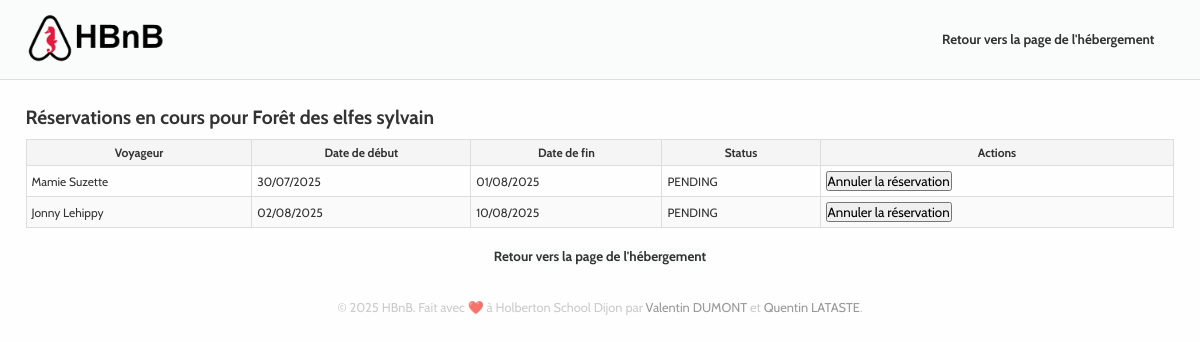
/place/45a747ff-b30b-43e7-ab9c-d742c8eeccd9/bookings, run on the app's committed database.
### app/models/place.py (models this page shows, shortened)
class Place(db.Model):
    __tablename__ = 'place'
    id = db.Column(db.String, primary_key=True)
    title = db.Column(db.String(50), nullable=False)
    description = db.Column(db.String(1000), nullable=False)
    price = db.Column(db.Float, nullable=False)
    latitude = db.Column(db.Float, nullable=False)
    longitude = db.Column(db.Float, nullable=False)
    owner_id = db.Column(db.String, db.ForeignKey('user.id'), nullable=False)
    rating = db.Column(db.Float, nullable=True)
    created_at = db.Column(
        db.DateTime(timezone=True), default=lambda: datetime.now(timezone.utc),
        nullable=False)
    updated_at = db.Column(
        db.DateTime(timezone=True), default=lambda: datetime.now(timezone.utc),
        onupdate=datetime.now(timezone.utc)
        )
    photos_url = db.Column(db.JSON, default=list)
    amenities = db.relationship('Amenity', secondary=place_amenities,
                                back_populates='places')
    reviews = db.relationship("Review", back_populates='place_rel',
                              cascade='all, delete-orphan')
    bookings = db.relationship(Booking, back_populates='place_rel',
                               cascade='all, delete-orphan',
                               foreign_keys=[Booking.place])
    owner = db.relationship('User', back_populates='places')
    city_name = db.Column(db.String(128))
    __table_args__ = (
        CheckConstraint('price >= 0', name='check_price_positive'),
        CheckConstraint('rating >= 0 AND rating <= 5', name='check_rating'),
        CheckConstraint('latitude >= -90 AND latitude <= 90',
                        name='check_latitude'),
        CheckConstraint('longitude >= -180 AND longitude <= 180',
                        name='check_longitude')
    )

### app/models/booking.py (models this page shows, shortened)
class Booking(db.Model):
    __tablename__ = 'bookings'
    id = db.Column(db.String, primary_key=True)
    status = db.Column(
        db.String(20),
        default=BookingStatus.PENDING.value,
        nullable=False
        )
    place = db.Column(db.String, db.ForeignKey('place.id'), nullable=False)
    user = db.Column(db.String, db.ForeignKey('user.id'), nullable=False)
    start_date = db.Column(db.DateTime, nullable=False)
    end_date = db.Column(db.DateTime, nullable=False)
    created_at = db.Column(
        db.DateTime(timezone=True), default=lambda: datetime.now(timezone.utc), nullable=False
        )
    updated_at = db.Column(
        db.DateTime(timezone=True), default=lambda: datetime.now(timezone.utc),
        onupdate=datetime.now(timezone.utc)
        )
    place_rel = db.relationship(
        "Place",
        back_populates='bookings',
        foreign_keys=[place]
        )
    user_rel = db.relationship("User", back_populates='bookings')
    reviews = db.relationship('Review', back_populates='booking_rel')
    __table_args__ = (
        db.CheckConstraint(
            "status IN ('DONE', 'PENDING', 'CANCELLED')",
            name="check_booking_status"
        ),
    )

### app/models/user.py (models this page shows, shortened)
class User(db.Model):
    __tablename__ = 'user'
    id = db.Column(db.String, primary_key=True)
    first_name = db.Column(db.String(50), nullable=False)
    last_name = db.Column(db.String(50), nullable=False)
    email = db.Column(db.String(120), unique=True, nullable=False)
    hashed_password = db.Column(db.String(255), nullable=False)
    is_active = db.Column(db.Boolean, default=True)  # Allows disabling user
    is_admin = db.Column(db.Boolean, default=False)
    created_at = db.Column(
        db.DateTime(timezone=True), default=lambda: datetime.now(timezone.utc), nullable=False
        )
    updated_at = db.Column(
        db.DateTime(timezone=True), default=lambda: datetime.now(timezone.utc),
        onupdate=datetime.now(timezone.utc)
        )
    photo_url = db.Column(db.String(2048), nullable=True)
    places = db.relationship(Place, back_populates='owner',
                             cascade='all, delete-orphan')
    reviews = db.relationship(Review, back_populates='user',
                              cascade='all, delete-orphan')
    bookings = db.relationship(Booking, back_populates='user_rel',
                               cascade='all, delete-orphan')

### app/web/html_routes.py (the view)
@bp_web.route('/place/<place_id>/bookings')
def place_bookings(place_id):
    try:
        UUID(place_id)
    except ValueError:
        abort(400, description="Invalid UUID")
    try:
        verify_jwt_in_request()
        user_id = get_jwt_identity()
    except:
        user_id = None
    place = facade.get_place(place_id)
    if not place:
        abort(404, description="Place not found")
    current_user = None
    if user_id:
        current_user = facade.get_user(user_id)
    return render_template("place-all-bookings.html",
                           place=place,
                           bookings=place.bookings,
                           current_user=current_user)

### app/persistence/repository.py (called while the page is built)
    def get(self, obj_id):
        return self.model.query.get(str(obj_id))

### app/services/facade.py (called while the page is built)
    def get_place(self, place_id):
        return self.place_repo.get(place_id)

### templates/place-all-bookings.html (shortened to what this page needs)
<!DOCTYPE html>
<html lang="fr">
<head>
    <link rel="stylesheet" href="{{ url_for('static', filename='css/style.css') }}">
</head>
<body>
    <header class="header">
        <div class="header-logo">
            <a href="{{ url_for('web.index') }}">
                <img src = "{{ url_for('static', filename='images/logo.png') }}" alt="HBnB logo">
            </a>
        </div>
        <nav id="user-nav">
                <button class="back-btn" onclick="history.back()">Retour vers la page de l'hébergement</button>
        </nav>
    </header>
    <main>
        <div id="all-bookings-list">
            <h2>Réservations en cours pour {{ place.title }}</h2>
            {% set pending_bookings = bookings | selectattr("status", "equalto", "PENDING") | list %}
            {% if pending_bookings %}
                <table>
                <thead>
                    <tr>
                        <th>Voyageur</th>
                        <th>Date de début</th>
                        <th>Date de fin</th>
                        <th>Status</th>
                        <th>Actions</th>
                    </tr>
                </thead>
                <tbody>
                {% for booking in pending_bookings %}
                    <tr>
                    <td>{{ booking.user_rel.first_name }} {{ booking.user_rel.last_name }}</td>
                    <td>{{ booking.start_date.strftime("%d/%m/%Y") }}</td>
                    <td>{{ booking.end_date.strftime("%d/%m/%Y") }}</td>
                    <td>{{ booking.status }}</td>
                    <td>
                        <button class="cancel-booking-btn" data-id="{{ booking.id }}">Annuler la réservation</button>
                    </td>
                    </tr>
                {% endfor %}
            </tbody>
            </table>
            {% else %}
                <p>Vous n'avez pas encore de réservation pour cet hébergement.</p>
            {% endif %}
        </div>
        <div class="end-page-back">
        <button class="back-btn" onclick="history.back()">Retour vers la page de l'hébergement</button>
        </div>
    </main>
</body>
<footer>
    <div class="footer-content">
        <p>
            &copy; 2025 HBnB. Fait avec ❤️ à Holberton School Dijon par
            <a href="https://github.com/Proser-V">Valentin DUMONT</a> et <a href="https://github.com/loufi84">Quentin LATASTE</a>.
        </p>
    </div>
</footer>
</html>

### static/css/style.css (style rules this page uses)
* { box-sizing: border-box; margin: 0; padding: 0; font-family: "Cabin"; }
html { scroll-behavior: smooth; font-size: 80%; font-family: "Cabin" !important; }
:root { --color-primary: #fffefe; --color-header: #fafbfb; --text-color: #333; --light-text-color: #b9b9b9bc; --card-border-color : #ddd; --star-color: #b72121; --shadow-color: rgba(0,0,0,0.1); --overlay-color: rgba(0, 0, 0, 0.8); }
.header { display: flex; justify-content: space-between; background-color: var(--color-header); color: var(--text-color); align-items: center; padding: 1rem 2rem; border-bottom: 1px solid var(--card-border-color); z-index: 1000; width: 100%; box-sizing: border-box; margin: 0; }
.header-logo img { height: 50px; }
#user-nav { display: flex; align-items: center; gap: 10px; font-family: Arial, sans-serif; padding: 10px 20px; background-color: var(--color-header); }
.back-btn { text-decoration: none; font-weight: bold; color: var(--text-color); border: none; background-color: var(--color-header); cursor: pointer; }
.end-page-back { display: flex; justify-content: center; margin-top: 20px; }
body { background-color: var(--color-primary); color: var(--text-color); }
main { padding: 2rem; }
#all-bookings-list table { margin-top: 10px; width: 100%; border-collapse: collapse; text-align: left; font-size: 12px; color: var(--text-color); }
#all-bookings-list th, #all-bookings-list td { border: 1px solid var(--card-border-color); padding: 5px; }
#all-bookings-list th { text-align: center; }
#all-bookings-list thead { background-color: #f5f5f5; }
#all-bookings-list tbody tr:nth-child(even) { background-color: #fafafa; }
.footer-content { color: var(--light-text-color); text-align: center; padding: 10px; user-select: none; }
.footer-content a { text-decoration: inherit; color: #9a9898; }

### data on the page
Place: title "Forêt des elfes sylvain"
Booking: user_rel.first_name "Mamie", user_rel.last_name "Suzette", start_date "30/07/2025", end_date "01/08/2025", status "PENDING"
Booking: user_rel.first_name "Jonny", user_rel.last_name "Lehippy", start_date "02/08/2025", end_date "10/08/2025", status "PENDING"
